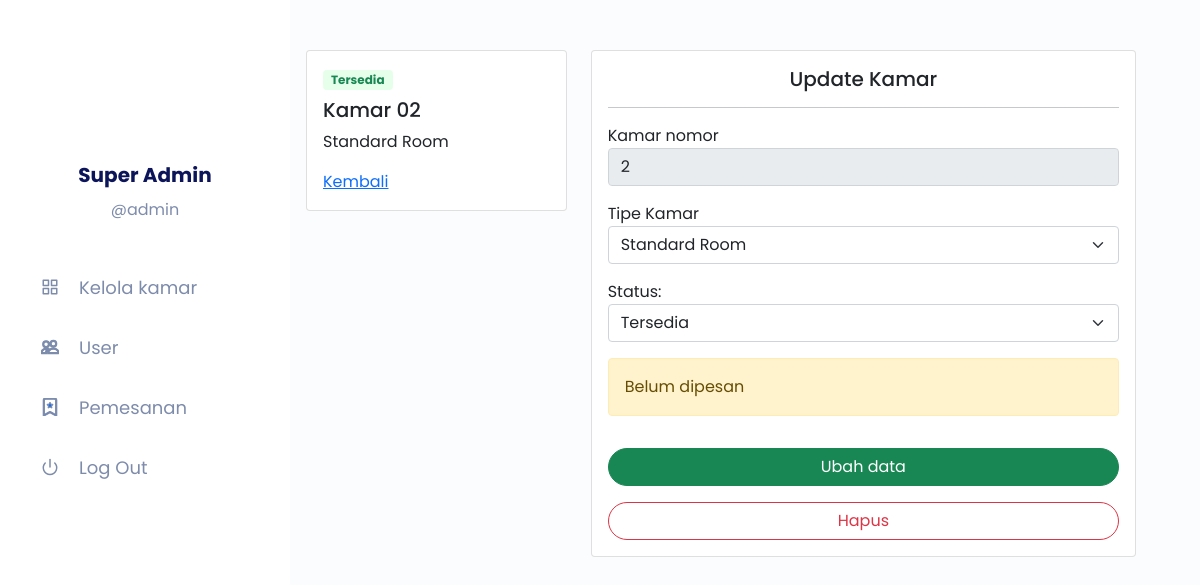
The page /public/home/detail/2 (signed in) on the database its author committed.
### tables this page shows
CREATE TABLE `room` (
  `idRoom` int(11) NOT NULL,
  `idRoomType` int(11) NOT NULL,
  `noRoom` int(11) NOT NULL,
  `isBooked` tinyint(1) NOT NULL DEFAULT 0
);

CREATE TABLE `roomType` (
  `idRoomType` int(11) NOT NULL,
  `nameRoomType` varchar(255) NOT NULL,
  `priceRoomType` bigint(64) NOT NULL
);

### app/core/Controller.php (called while the page is built, shortened)
<?php
class Controller {
    public function view($view, $data = [])
    {
        require_once '../app/views/' . $view . '.php';
    }
    public function model($model)
    {
        return new $model;
    }
}

### app/controllers/Home.php (called while the page is built, shortened)
<?php
class Home extends Controller {
    public function detail($id)
    {
        $data['judul'] = 'Detail Kamar';
        $data['room'] = $this->model('RoomModel')->getRoomById($id);
        $data['getAllRoomType'] = $this->model('RoomModel')->getAllRoomType();
        $data['getBookingByIdRoom'] = $this->model('PemesananModel')->getBookingByIdRoom($id);
        $this->view('home/detail', $data);
    }
}

### app/core/App.php (called while the page is built, shortened)
<?php
class App {
    protected $method = 'index';
    protected $params = [];
    public function __construct()
    {
        $url = $this->parseURL();
        if( isset($url[0]) ) {
            if( file_exists('../app/controllers/' . $url[0] . '.php') ) {
                unset($url[0]);
            }
        }
        $this->controller = new $this->controller;
        if( isset($url[1]) ) {
            if( method_exists($this->controller, $url[1]) ) {
                $this->method = $url[1];
                unset($url[1]);
            }
        }
        if( !empty($url) ) {
            $this->params = array_values($url);
        }
        call_user_func_array([$this->controller, $this->method], $this->params);
    }
    public function parseURL()
    {
        if( isset($_GET['url']) ) {
            $url = rtrim($_GET['url'], '/');
            $url = filter_var($url, FILTER_SANITIZE_URL);
            $url = explode('/', $url);
            return $url;
        }
    }
}

### public/index.php (called while the page is built, shortened)
<?php
$app = new App;

### app/core/Database.php (called while the page is built, shortened)
<?php
class Database {
    private $host = DB_HOST;
    private $user = DB_USER;
    private $pass = DB_PASS;
    private $db_name = DB_NAME;
    private $dbh;
    private $stmt;
    public function __construct()
    {
        $dsn = 'mysql:host=' . $this->host . ';dbname=' . $this->db_name;
        $option = [
            PDO::ATTR_PERSISTENT => true,
            PDO::ATTR_ERRMODE => PDO::ERRMODE_EXCEPTION
        ];
        try {
            $this->dbh = new PDO($dsn, $this->user, $this->pass, $option);
        } catch(PDOException $e) {
            die($e->getMessage());
        }
    }
    public function query($query)
    {
        $this->stmt = $this->dbh->prepare($query);
    }
    public function bind($param, $value, $type = null)
    {
        if( is_null($type) ) {
            switch( true ) {
                default :
                    $type = PDO::PARAM_STR;
            }
        }
        $this->stmt->bindValue($param, $value, $type);
    }
    public function execute()
    {
        $this->stmt->execute();
    }
    public function resultSet()
    {
        $this->execute();
        return $this->stmt->fetchAll(PDO::FETCH_ASSOC);
    }
    public function single()
    {
        $this->execute();
        return $this->stmt->fetch(PDO::FETCH_ASSOC);
    }
}

### app/models/RoomModel.php (called while the page is built, shortened)
<?php
class RoomModel {
    private $table = 'room';
    private $db;
    public function __construct()
    {
        $this->db = new Database;
    }
    public function getAllRoomType()
    {
        $this->db->query('SELECT * FROM ' . $this->table .'Type');
        return $this->db->resultSet();
    }
    public function getRoomById($idRoom)
    {
        $this->db->query('SELECT * FROM ' . $this->table . ' INNER JOIN roomType ON roomType.idRoomType = ' . $this->table . '.idRoomType WHERE idRoom=:idRoom');
        $this->db->bind('idRoom', $idRoom);
        return $this->db->single();
    }
}

### app/views/home/detail.php (the view, shortened to what this page needs)
<div class="col-12 col-xl-9">
    <div class="row nav align-items-start">
        <div class="col-md-4">
            <div class="card">
                <div class="card-body">
                    <span style="background-color: <?= $data['room']['isBooked'] == 0 ? '#e6ffea' : '#ffe9e6';?>;"
                        class="badge text-<?= $data['room']['isBooked'] == 0 ? 'success' : 'danger';?> mb-2 py-1 px-2"><?= $data['room']['isBooked'] == 0 ? 'Tersedia' : 'Terisi';?></span>
                    <h5 class="card-title">Kamar 0<?= $data['room']['noRoom']; ?></h5>
                    <p class="card-text"><?= $data['room']['nameRoomType'];?></p>
                    <a href="<?= BASEURL; ?>" class="card-link">Kembali</a>
                </div>
            </div>
        </div>
        <?php if(isset($_SESSION['login'])): ?>
<?php if($_SESSION['isAdmin'] == 1): ?>
<div class="col-md-8">
    <div class="card">
        <div class="card-body">
            <form action="<?= BASEURL; ?>/home/ubahKamar ?>" method="POST">
                <div class="form-group">
                    <h5 class="text-center">Update Kamar</h5>
                    <hr>
                    <div class="form-group mb-3">
                        <label for="userName">Kamar nomor</label>
                        <input type="text" class="form-control" value="<?= $data['room']['noRoom'];?>" disabled>
                    </div>
                    <div class="form-group mb-3">
                        <label for="userName">Tipe Kamar</label>
                        <select class="form-select" name="idRoomType">
                            <?php foreach($data['getAllRoomType'] as $roomType) : ?>
                            <?php if($data['room']['idRoomType'] == $roomType['idRoomType']) { ?>
                            <?php $selected = "selected"; } else { $selected = " ";} ?>
                            <option value="<?= $roomType['idRoomType']?>" <?= $selected;?>>
                                <?= $roomType['nameRoomType']?></option>
                            <?php endforeach;?>
                        </select>
                    </div>
                    <div class=" form-group mb-3">
                        <label for="durasi">Status:</label>
                        <select class="form-select" name="isBooked">
                            <?php if($data['room']['isBooked'] == 0): ?> // Status Tersedia
                            <option value="0">Tersedia</option>
                            <?php else:?>
                            <option value="1">Sudah Terisi</option>
                            <option value="0">Tersedia</option>
                            <?php endif;?>
                        </select>
                    </div>
                    <div class="alert alert-warning alert-dismissible fade show" role="alert">
                        <?php if( $data['getBookingByIdRoom'] > 0) : ?>
                        Dipesan oleh : <strong><?= $data['getBookingByIdRoom']['namaUser'];?></strong>
                        <?php else : ?>
                        Belum dipesan
                        <?php endif;?>
                    </div>
                    <div class="d-grid">
                        <button type="submit" class="btn btn-success mt-3" style="border-radius: 100px;">Ubah data
                        </button>
            </form>
            <a href="<?= BASEURL; ?>/home/hapusKamar/<?= $data['room']['idRoom']; ?>"
                class="btn btn-outline-danger mt-3" style="border-radius: 100px;"
                onclick="return confirm('yakin?');">Hapus</a>
        </div>
    </div>
</div>
</div>
</div>
</div>
<?php endif ?>
<?php endif ?>

### public/css/index.css (style rules this page uses)
html, body { font-family: "Poppins"; font-style: normal; background-color: #FBFCFD; overflow-x: hidden; position: relative; padding-bottom: 70px; }
.nav { display: flex; justify-content: space-between; align-items: center; flex-wrap: wrap; padding: 50px 14px 24px 14px; }
@media (min-width: 768px) { .nav { flex-wrap: nowrap; } }
@media (min-width: 1200px) { .nav { padding: 50px 64px 24px 0px; } }

### rows shown on the page
room: noRoom "2", idRoomType.nameRoomType "Standard Room", isBooked "Tersedia"

### other values the page prints
$_SESSION['namaUser'] "Super Admin"
$_SESSION['userName'] "admin"
form field idRoomType "Standard Room"
